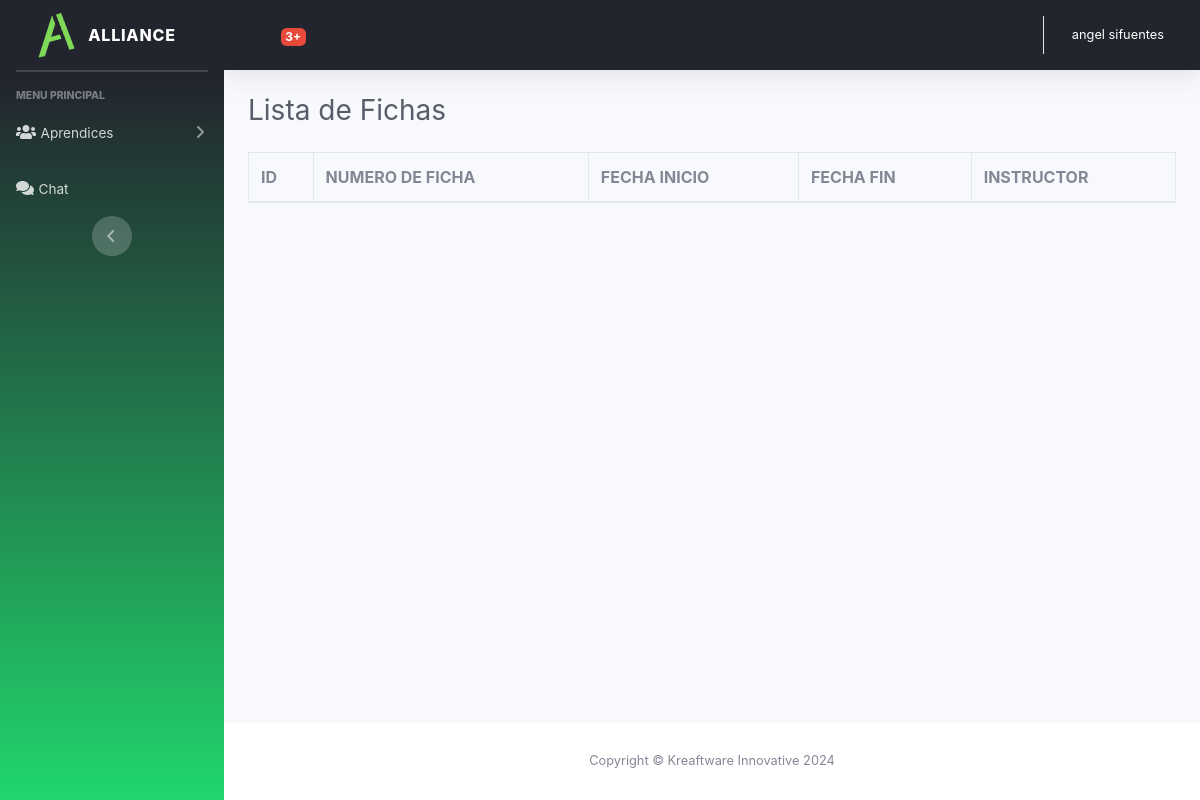
Before: /sistema/lista_ficha.php (signed in) with the older database file.
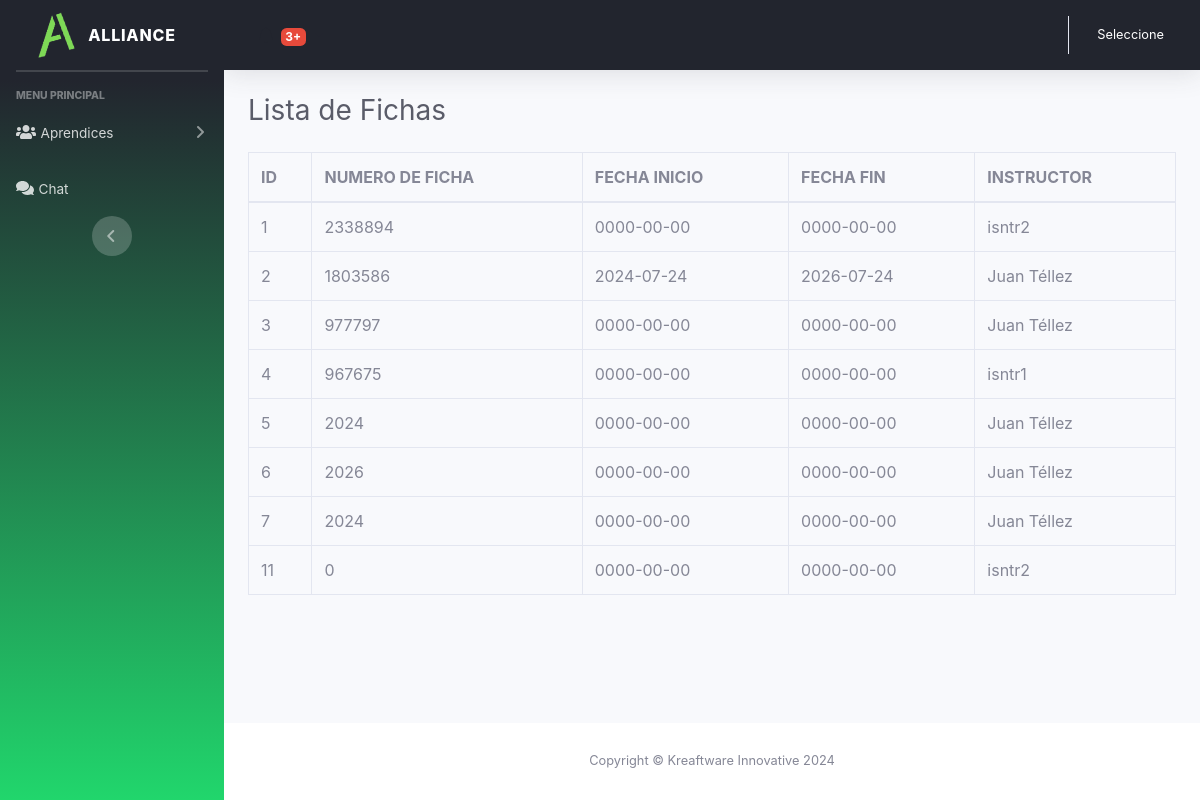
After: the same page with the newer database file.
### tables this page shows
CREATE TABLE IF NOT EXISTS `ficha` (
  `ficha_id` int NOT NULL AUTO_INCREMENT,
  `num_fich` int NOT NULL,
  `usuario_id` int NOT NULL,
  `fecha_ini` date NOT NULL,
  `fecha_fin` date NOT NULL,
  `actividad` enum('seleccione','activo','inactivo') DEFAULT NULL,
  PRIMARY KEY (`ficha_id`)
);

CREATE TABLE IF NOT EXISTS `usuario` (
  `idusuario` int NOT NULL AUTO_INCREMENT,
  `nombre` varchar(100) NOT NULL,
  `correo` varchar(100) NOT NULL,
  `usuario` varchar(20) NOT NULL,
  `clave` varchar(50) NOT NULL,
  `rol` int NOT NULL,
  PRIMARY KEY (`idusuario`)
);

### sistema/lista_ficha.php (the view, shortened to what this page needs)
<?php include_once "includes/header.php"; ?>
<div class="container-fluid">
	<div class="d-sm-flex align-items-center justify-content-between mb-4">
		<h1 class="h3 mb-0 text-gray-800">Lista de Fichas</h1>
	</div>
	<div class="row">
		<div class="col-lg-12">
	    	<div class="table-responsive">
				<table class="table table-bordered" id="table">
					<thead class="thead">
						<tr>
							<th>ID</th>
							<th>NUMERO DE FICHA</th>
							<th>FECHA INICIO</th>
							<th>FECHA FIN</th>
							<th>INSTRUCTOR</th>
						</tr>
					</thead>
					<tbody>
						<?php
						include "../conexion.php";
						$query = mysqli_query($conexion,"SELECT f.ficha_id, f.fecha_ini, f.fecha_fin, f.num_fich,  u.nombre
						FROM ficha f
						INNER JOIN usuario u ON f.usuario_id = u.idusuario");
						$result = mysqli_num_rows($query);
						if ($result > 0) {
							while ($data = mysqli_fetch_assoc($query)) { ?>
								<tr>
									<td><?php echo $data['ficha_id']; ?></td>
									<td><?php echo $data['num_fich']; ?></td>
									<td><?php echo $data['fecha_ini']; ?></td>
									<td><?php echo $data['fecha_fin']; ?></td>
									<td><?php echo $data['nombre']; ?></td>
								</tr>
						<?php }
						} ?>
					</tbody>
				</table>
			</div>
		</div>
	</div>
</div>
</div>
<?php include_once "includes/footer.php"; ?>

### sistema/includes/header.php (shortened to what this page needs)
<!DOCTYPE html>
<html lang="en">
<head>
	<link href="css/style.css" rel="stylesheet">
	<link href="css/sb-admin-2.min.css" rel="stylesheet">
	<link rel="stylesheet" href="css/dataTables.bootstrap4.min.css">
	<link rel="stylesheet" href="https://cdnjs.cloudflare.com/ajax/libs/font-awesome/6.0.0-beta3/css/all.min.css">
</head>
<body id="page-top">
	<div id="wrapper">
		<?php include_once "includes/menu.php"; ?>
		<div id="content-wrapper" class="d-flex flex-column">
			<div id="content">
				<nav class="navbar navbar-expand navbar-light bg-primary text-white topbar mb-4 static-top shadow">
					<a class="nav-link dropdown-toggle" href="#" id="alertsDropdown" role="button"
                                data-toggle="dropdown" aria-haspopup="true" aria-expanded="false">
                                <i class="fas fa-bell fa-fw"></i>
                                <span class="badge badge-danger badge-counter">3+</span>
                            </a>
					<ul class="navbar-nav ml-auto">
						<li class="nav-item dropdown no-arrow">
							<a class="nav-link dropdown-toggle" href="#" id="userDropdown" role="button" data-toggle="dropdown" aria-haspopup="true" aria-expanded="false">
								<span class="mr-2 d-none d-lg-inline small text-white"><?php echo $_SESSION['nombre']; ?></span>
							</a>
						</li>
					</ul>
				</nav>

Changed rows visible on the page:
added ficha: ficha_id "1", num_fich "2338894", fecha_ini "0000-00-00", fecha_fin "0000-00-00", usuario.nombre "isntr2"
added ficha: ficha_id "2", num_fich "1803586", fecha_ini "2024-07-24", fecha_fin "2026-07-24", usuario.nombre "Juan Téllez"
added ficha: ficha_id "3", num_fich "977797", fecha_ini "0000-00-00", fecha_fin "0000-00-00", usuario.nombre "Juan Téllez"
added ficha: ficha_id "4", num_fich "967675", fecha_ini "0000-00-00", fecha_fin "0000-00-00", usuario.nombre "isntr1"
added ficha: ficha_id "5", num_fich "2024", fecha_ini "0000-00-00", fecha_fin "0000-00-00", usuario.nombre "Juan Téllez"
added ficha: ficha_id "6", num_fich "2026", fecha_ini "0000-00-00", fecha_fin "0000-00-00", usuario.nombre "Juan Téllez"
added ficha: ficha_id "7", num_fich "2024", fecha_ini "0000-00-00", fecha_fin "0000-00-00", usuario.nombre "Juan Téllez"
added ficha: ficha_id "11", num_fich "0", fecha_ini "0000-00-00", fecha_fin "0000-00-00", usuario.nombre "isntr2"
Other visible differences:
$_SESSION['nombre']: "angel sifuentes" → "Seleccione"
